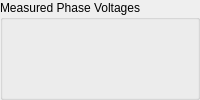
      <widget class="QGroupBox" name="groupBox_13">
       <property name="title">
        <string>Measured Phase Voltages</string>
       </property>
       <layout class="QGridLayout" name="gridLayout_5">
        <item row="2" column="0">
         <widget class="CompactEpc" name="compactepc_31">
          <property name="signal_path" stdset="0">
           <string>StatusLineToNVoltages;L3Voltage_measured</string>
          </property>
          <property name="label_override" stdset="0">
           <string/>
          </property>
          <property name="label_visible" stdset="0">
           <bool>true</bool>
          </property>
          <property name="units_visible" stdset="0">
           <bool>true</bool>
          </property>
         </widget>
        </item>
        <item row="1" column="0">
         <widget class="CompactEpc" name="compactepc_30">
          <property name="signal_path" stdset="0">
           <string>StatusLineToNVoltages;L2Voltage_measured</string>
          </property>
          <property name="label_override" stdset="0">
           <string/>
          </property>
          <property name="label_visible" stdset="0">
           <bool>true</bool>
          </property>
          <property name="units_visible" stdset="0">
           <bool>true</bool>
          </property>
         </widget>
        </item>
        <item row="0" column="0">
         <widget class="CompactEpc" name="compactepc_29">
          <property name="signal_path" stdset="0">
           <string>StatusLineToNVoltages;L1Voltage_measured</string>
          </property>
          <property name="label_override" stdset="0">
           <string/>
          </property>
          <property name="label_visible" stdset="0">
           <bool>true</bool>
          </property>
          <property name="units_visible" stdset="0">
           <bool>true</bool>
          </property>
         </widget>
        </item>
       </layout>
      </widget>
